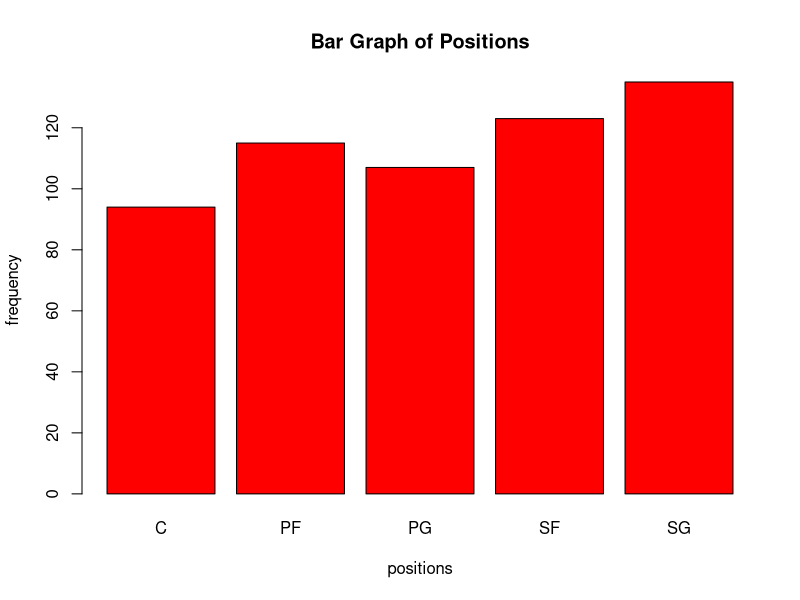
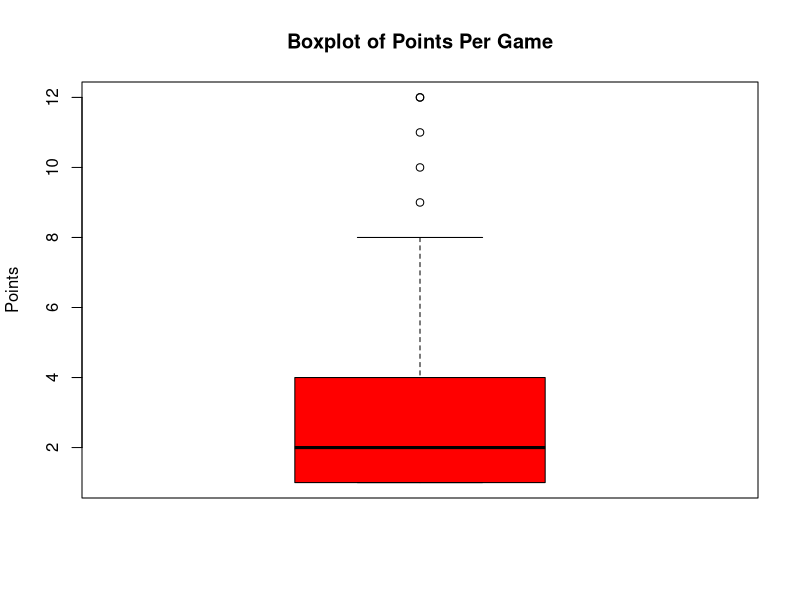
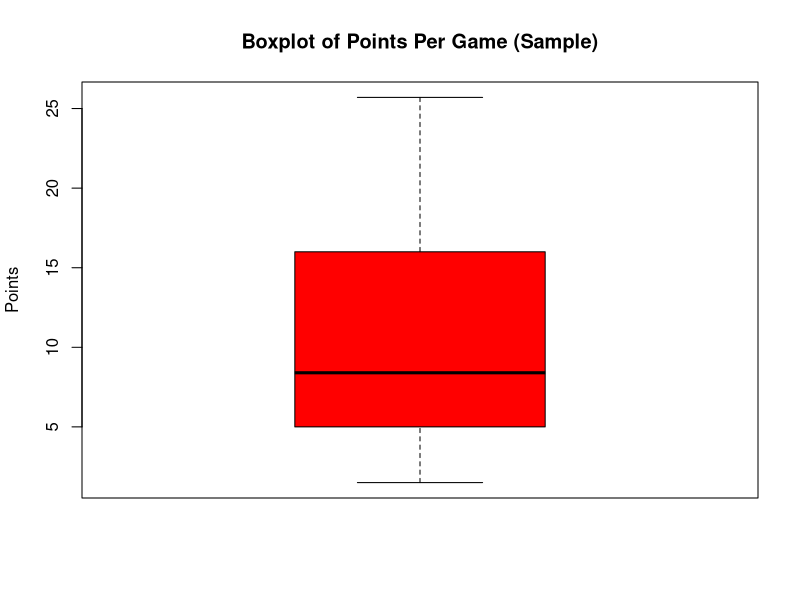
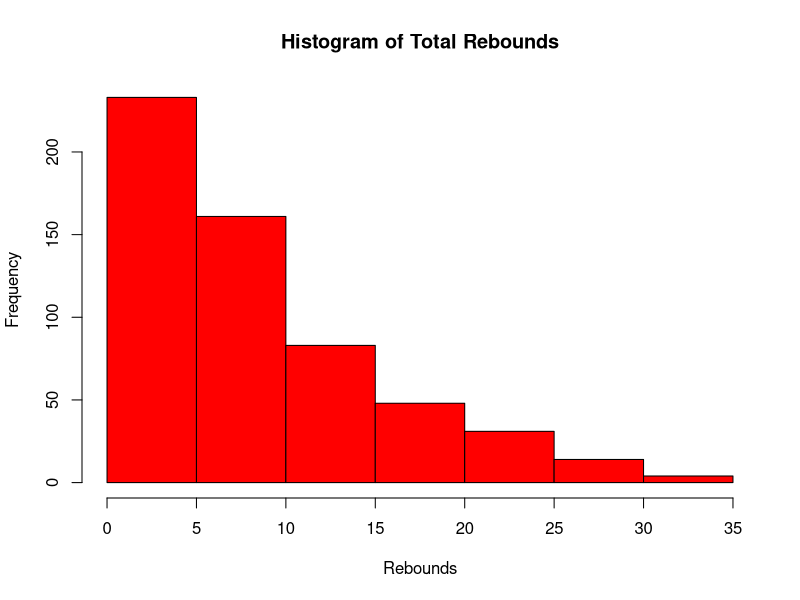
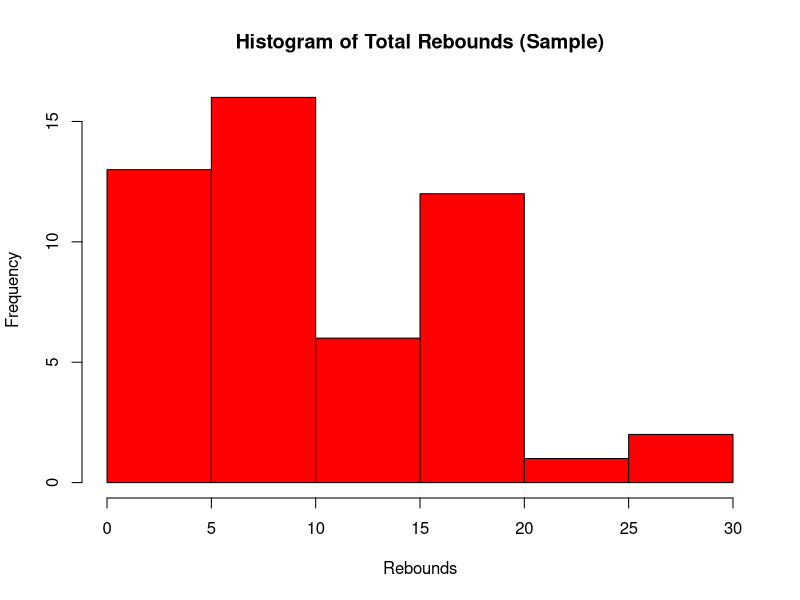

R code for these plots, in order:
## ---- chunk 1
# converting .csv file into a data frame
nba <- data.frame(read.csv("Activity1.csv"))

# setting the seed
set.seed(77)

# random sampling
mysample <- nba[sample(nrow(nba), 50), ]
## ---- chunk 2
# picking out the positions column
Pos = nba$Pos

# converting the column into a table
positions = table(Pos)

# printing out the table
positions
## ---- chunk 3
# This chunk is here for any calculations if needed in part (b).

# checking the type of data structure of positions
class(positions)

# converting from table to a dataframe
positions_df <- as.data.frame(positions)
positions_df

# grabbing the PG & SG values from the dataframe
pg_guards = positions_df[positions_df$Pos == "PG", "Freq"]
sg_guards = positions_df[positions_df$Pos == "SG", "Freq"]

# finding the total number of guards
total_guards = pg_guards + sg_guards
print(paste("Total Guards: ", total_guards))

# finding the total number of NBA players
total_players = sum(positions_df$Freq)
print(paste("Total Players: ", total_players))

# finding the percentage
percentage = (total_guards / total_players) * 100
print(paste("Percentage: ", percentage))

## ---- chunk 4
# creating a bar plot
barplot(positions, col="red",
        main = "Bar Graph of Positions",
        xlab = "positions", ylab = "frequency",
        border = "black")

## ---- chunk 5
# picking out the PTS data 
points_per_game = nba$PTS

# figuring out the class
class(points_per_game)

# count of values of points
cat("Number of Values of PTS: ", length(points_per_game), "\n")

# count of values of positions
cat("Number of Positions: ", length(Pos), "\n")

# calculating the mean
cat("The PTS Mean: ", mean(points_per_game), "\n")

# calculating the standard deviation 
cat("The PTS Standard Deviation: ", sd(points_per_game), "\n")

# checking the type of the sample
class(mysample)

# finding the mean from the sample
nba_pts_mean <- mean(mysample$PTS, na.rm = TRUE)

# finding the standard deviation from the sample
nba_pts_sd <- sd(mysample$PTS, na.rm = TRUE)

# printing out mean and standard deviation
cat("The Sample Mean: ", nba_pts_mean, "\n")
cat("The Sample SD: ", nba_pts_sd, "\n")

## ---- chunk 6
# storing the summaries
population_summary <- fivenum(points_per_game)
sample_summary <- fivenum(mysample$PTS)

# printing out the five number summary for the population
cat("The Five Number Summary (Population): ", population_summary, "\n")

# printing out the five number summary for the sample
cat("The Five Number Summary (Sample): ", sample_summary, "\n")

# finding the upper and lower quartile in population summary
population_lower_quartile <- population_summary[2]
population_upper_quartile <- population_summary[4]

# finding the upper and lower quartile in sample summary
sample_lower_quartile <- sample_summary[2]
sample_upper_quartile <- sample_summary[4]

# finding the interquartile range in population
population_interquartile = population_upper_quartile - population_lower_quartile
cat("Interquartile Range of Population: ", population_interquartile, "\n")

# finding the interquartile range in sample
sample_interquartile = sample_upper_quartile - sample_lower_quartile
cat("Interquartile Range of Sample: ", sample_interquartile, "\n")

## ---- chunk 7

# creating a points table
points_table <- table(points_per_game)

# creating the box plot
boxplot(points_table, main = "Boxplot of Points Per Game",
        ylab = "Points", col="red")

## ---- chunk 8
# retrieving the box plot statistics
box_stats <- boxplot.stats(points_table)

# printing out the statistics
print(box_stats)

## ---- chunk 9
boxplot(mysample$PTS, main = "Boxplot of Points Per Game (Sample)",
        ylab = "Points", col="red")

## ---- chunk 10
# histogram of population
hist(nba$PTS, col="red", main="Histogram of Total Rebounds", xlab="Rebounds", ylab="Frequency")
## ---- chunk 11
# histogram of sample
hist(mysample$PTS, col="red", main="Histogram of Total Rebounds (Sample)", xlab="Rebounds", ylab="Frequency")

